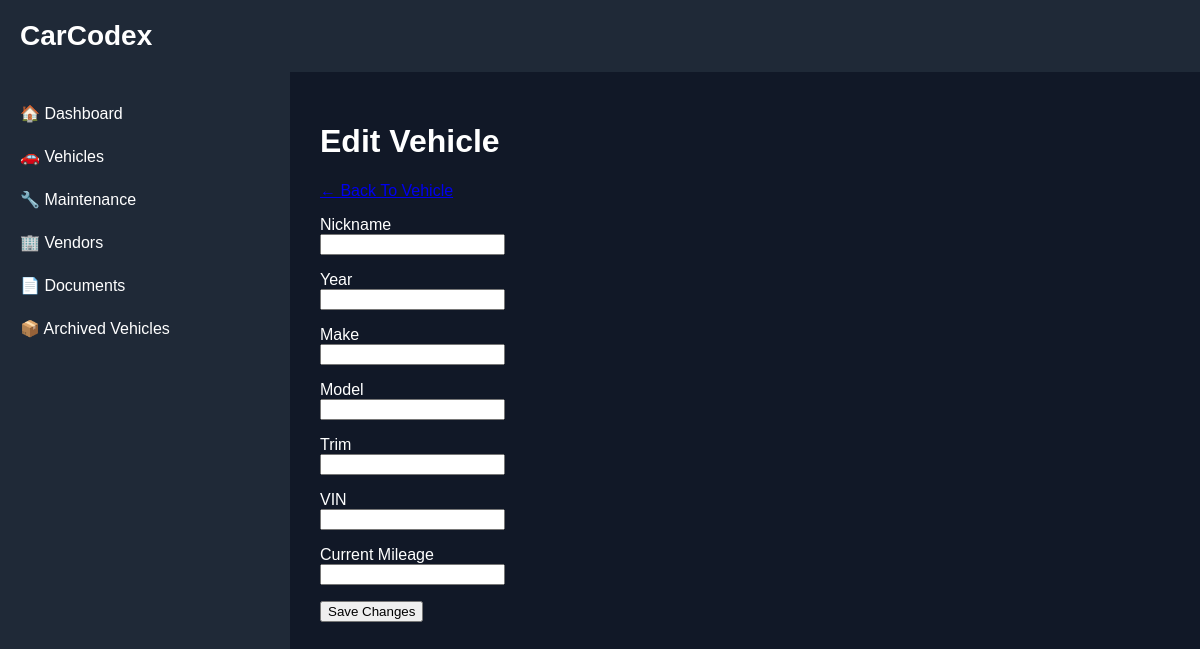
The page /vehicle-edit/4 on the database as committed earlier.
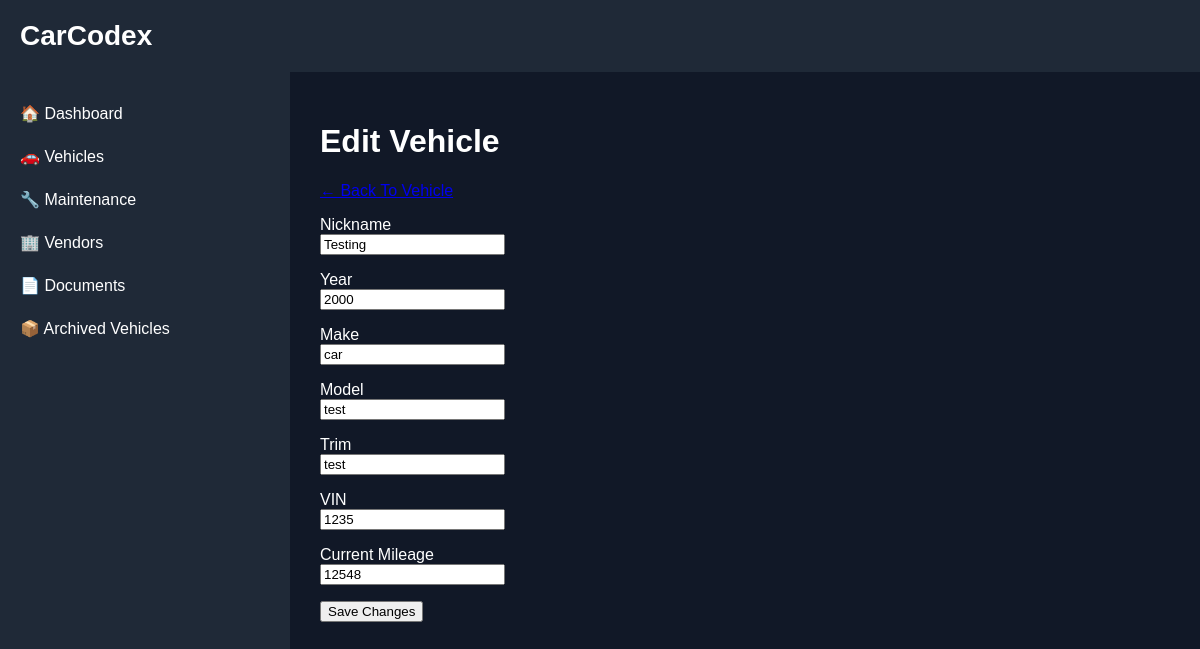
The same page on the database as committed later.
### backend/models.py (models this page shows)
class Vehicle(Base):
    __tablename__ = "vehicles"
    id = Column(Integer, primary_key=True, index=True)
    nickname = Column(String)
    vin = Column(String)
    year = Column(Integer)
    make = Column(String)
    model = Column(String)
    trim = Column(String)
    current_mileage = Column(Integer)
    archived = Column(
        Boolean,
        default=False
)

### backend/main.py (the view)
@app.get(
    "/vehicle-edit/{vehicle_id}",
    response_class=HTMLResponse
)
def vehicle_edit_page(
    request: Request,
    vehicle_id: int
):
    db = SessionLocal()
    vehicle = db.query(
        Vehicle
    ).filter(
        Vehicle.id == vehicle_id
    ).first()
    db.close()
    return templates.TemplateResponse(
        request=request,
        name="vehicle_edit.html",
        context={
            "request": request,
            "vehicle": vehicle
        }
    )

### backend/templates/vehicle_edit.html (shortened to what this page needs)
{% extends "base.html" %}
{% block content %}
<h1>Edit Vehicle</h1>
<p>
    <a href="/vehicle/{{ vehicle.id }}"
       class="nav-link">
    </a>
</p>
<form method="post" action="/vehicle-edit/{{ vehicle.id }}">
    <p>
        Nickname<br>
        <input
            type="text"
            name="nickname"
            value="{{ vehicle.nickname }}">
    </p>
    <p>
        Year<br>
        <input
            type="number"
            name="year"
            value="{{ vehicle.year }}">
    </p>
    <p>
        Make<br>
        <input
            type="text"
            name="make"
            value="{{ vehicle.make }}">
    </p>
    <p>
        Model<br>
        <input
            type="text"
            name="model"
            value="{{ vehicle.model }}">
    </p>
    <p>
        Trim<br>
        <input
            type="text"
            name="trim"
            value="{{ vehicle.trim }}">
    </p>
    <p>
        VIN<br>
        <input
            type="text"
            name="vin"
            value="{{ vehicle.vin }}">
    </p>
    <p>
        Current Mileage<br>
        <input
            type="number"
            name="current_mileage"
            value="{{ vehicle.current_mileage }}">
    </p>
    <p>
        <button type="submit">
            Save Changes
        </button>
    </p>
</form>
{% endblock %}

Rows that differ between the two databases and show on the page:
added Vehicle: nickname "Testing", year "2000", make "car", model "test", trim "test", vin "1235", current_mileage "12548"
